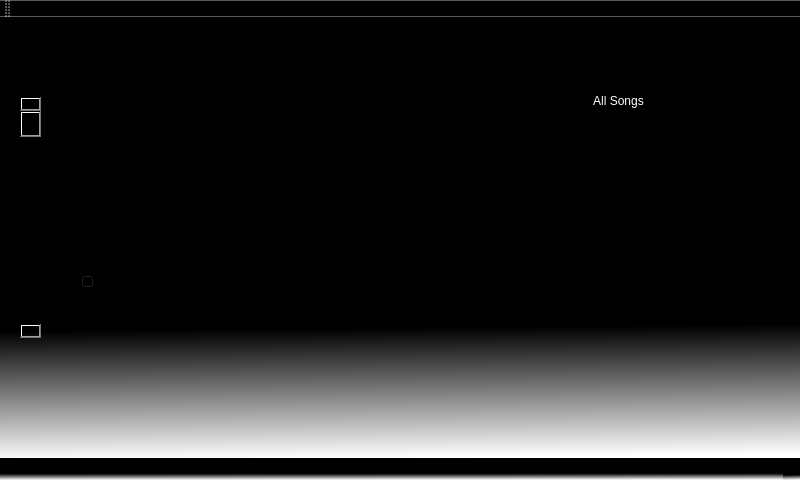
<?xml version="1.0" encoding="UTF-8"?>
<ui version="4.0">
 <class>MainWindow</class>
 <widget class="QMainWindow" name="MainWindow">
  <property name="geometry">
   <rect>
    <x>0</x>
    <y>0</y>
    <width>800</width>
    <height>480</height>
   </rect>
  </property>
  <property name="windowTitle">
   <string>MainWindow</string>
  </property>
  <property name="styleSheet">
   <string notr="true">font: 11pt &quot;Century Schoolbook L&quot;;
background-color: qlineargradient(spread:pad, x1:0.476, y1:0.704682, x2:0.481, y2:1, stop:0 rgba(0, 0, 0, 255), stop:1 rgba(255, 255, 255, 255));
</string>
  </property>
  <widget class="QWidget" name="centralWidget">
   <widget class="QFrame" name="Play_fixedframe">
    <property name="geometry">
     <rect>
      <x>10</x>
      <y>330</y>
      <width>751</width>
      <height>80</height>
     </rect>
    </property>
    <property name="styleSheet">
     <string notr="true">background : transparent;
border:none;
</string>
    </property>
    <property name="frameShape">
     <enum>QFrame::StyledPanel</enum>
    </property>
    <property name="frameShadow">
     <enum>QFrame::Raised</enum>
    </property>
    <widget class="QLabel" name="Playing_label">
     <property name="geometry">
      <rect>
       <x>340</x>
       <y>40</y>
       <width>301</width>
       <height>17</height>
      </rect>
     </property>
     <property name="styleSheet">
      <string notr="true">color : black;</string>
     </property>
     <property name="text">
      <string/>
     </property>
    </widget>
    <widget class="QPushButton" name="Switch_View">
     <property name="geometry">
      <rect>
       <x>650</x>
       <y>20</y>
       <width>42</width>
       <height>51</height>
      </rect>
     </property>
     <property name="styleSheet">
      <string notr="true">#Switch_View{
background-color:transparent;
background-image: url(:/img/switchview.png);
border:none;

}
#Switch_View:checked{

            background-image: url(:/img/switchviewoff.png);

}
#Switch_View:focus {
            border: none;
            outline: none;
    }
</string>
     </property>
     <property name="text">
      <string/>
     </property>
    </widget>
    <widget class="QPushButton" name="Next">
     <property name="geometry">
      <rect>
       <x>200</x>
       <y>20</y>
       <width>42</width>
       <height>51</height>
      </rect>
     </property>
     <property name="styleSheet">
      <string notr="true">border : none;
background-image: url(:/img/nextone.png);
outline : none;</string>
     </property>
     <property name="text">
      <string/>
     </property>
    </widget>
    <widget class="QPushButton" name="Play_toggle">
     <property name="geometry">
      <rect>
       <x>110</x>
       <y>20</y>
       <width>42</width>
       <height>51</height>
      </rect>
     </property>
     <property name="styleSheet">
      <string notr="true">#Play_toggle{
background-color:transparent;
border:none;
	background-image: url(:/img/play.png);
}
#Play_toggle:checked{
	background-image: url(:/img/pause.png);

}
    #Play_toggle:focus {
            border: none;
            outline: none;
    }
</string>
     </property>
     <property name="text">
      <string/>
     </property>
    </widget>
    <widget class="QPushButton" name="Previous">
     <property name="geometry">
      <rect>
       <x>20</x>
       <y>20</y>
       <width>42</width>
       <height>51</height>
      </rect>
     </property>
     <property name="styleSheet">
      <string notr="true">background-image: url(:/img/previousone.png);
border : none;
outline : none;
</string>
     </property>
     <property name="text">
      <string/>
     </property>
    </widget>
    <zorder>Next</zorder>
    <zorder>Play_toggle</zorder>
    <zorder>Previous</zorder>
    <zorder>Switch_View</zorder>
    <zorder>Playing_label</zorder>
   </widget>
   <widget class="QFrame" name="Volume_fixedframe">
    <property name="geometry">
     <rect>
      <x>10</x>
      <y>20</y>
      <width>41</width>
      <height>311</height>
     </rect>
    </property>
    <property name="styleSheet">
     <string notr="true">background :transparent;
border:none;
</string>
    </property>
    <property name="frameShape">
     <enum>QFrame::StyledPanel</enum>
    </property>
    <property name="frameShadow">
     <enum>QFrame::Raised</enum>
    </property>
    <widget class="QScrollBar" name="verticalScrollBar">
     <property name="geometry">
      <rect>
       <x>10</x>
       <y>60</y>
       <width>21</width>
       <height>241</height>
      </rect>
     </property>
     <property name="orientation">
      <enum>Qt::Vertical</enum>
     </property>
    </widget>
    <widget class="QLabel" name="Volume_label">
     <property name="geometry">
      <rect>
       <x>10</x>
       <y>10</y>
       <width>31</width>
       <height>17</height>
      </rect>
     </property>
     <property name="styleSheet">
      <string notr="true">color : white;
background :transparent;</string>
     </property>
     <property name="text">
      <string/>
     </property>
    </widget>
   </widget>
   <widget class="QFrame" name="Detailed_Viewframe">
    <property name="geometry">
     <rect>
      <x>50</x>
      <y>20</y>
      <width>711</width>
      <height>311</height>
     </rect>
    </property>
    <property name="styleSheet">
     <string notr="true">background :transparent;
border:none;
</string>
    </property>
    <property name="frameShape">
     <enum>QFrame::StyledPanel</enum>
    </property>
    <property name="frameShadow">
     <enum>QFrame::Raised</enum>
    </property>
    <widget class="QSlider" name="Seek_bar">
     <property name="geometry">
      <rect>
       <x>30</x>
       <y>230</y>
       <width>631</width>
       <height>29</height>
      </rect>
     </property>
     <property name="styleSheet">
      <string notr="true">background:transparent;</string>
     </property>
     <property name="orientation">
      <enum>Qt::Horizontal</enum>
     </property>
    </widget>
    <widget class="QPushButton" name="Favourite">
     <property name="geometry">
      <rect>
       <x>340</x>
       <y>140</y>
       <width>55</width>
       <height>55</height>
      </rect>
     </property>
     <property name="styleSheet">
      <string notr="true">
    #Favourite:focus {
            border: none;
            outline: none;
    }



</string>
     </property>
     <property name="text">
      <string/>
     </property>
    </widget>
    <widget class="QPushButton" name="Repeat">
     <property name="geometry">
      <rect>
       <x>80</x>
       <y>140</y>
       <width>55</width>
       <height>55</height>
      </rect>
     </property>
     <property name="styleSheet">
      <string notr="true">
    #Repeat:focus {
            border: none;
            outline: none;
    }

</string>
     </property>
     <property name="text">
      <string/>
     </property>
    </widget>
    <widget class="QPushButton" name="Shuffle">
     <property name="geometry">
      <rect>
       <x>590</x>
       <y>140</y>
       <width>55</width>
       <height>55</height>
      </rect>
     </property>
     <property name="styleSheet">
      <string notr="true">
   #Shuffle:focus {
            border: none;
            outline: none;
    }
</string>
     </property>
     <property name="text">
      <string/>
     </property>
    </widget>
    <widget class="QLabel" name="Meta_Data">
     <property name="geometry">
      <rect>
       <x>70</x>
       <y>50</y>
       <width>551</width>
       <height>81</height>
      </rect>
     </property>
     <property name="styleSheet">
      <string notr="true">color:white;
background : transparent;</string>
     </property>
     <property name="text">
      <string/>
     </property>
    </widget>
    <widget class="QLabel" name="Start_Time">
     <property name="geometry">
      <rect>
       <x>31</x>
       <y>271</y>
       <width>51</width>
       <height>17</height>
      </rect>
     </property>
     <property name="styleSheet">
      <string notr="true">color : white;
background : transparent;</string>
     </property>
     <property name="text">
      <string/>
     </property>
    </widget>
    <widget class="QLabel" name="numofsongs">
     <property name="geometry">
      <rect>
       <x>340</x>
       <y>270</y>
       <width>51</width>
       <height>17</height>
      </rect>
     </property>
     <property name="styleSheet">
      <string notr="true">color : white;
background : transparent;</string>
     </property>
     <property name="text">
      <string/>
     </property>
    </widget>
    <widget class="QLabel" name="End_Time">
     <property name="geometry">
      <rect>
       <x>615</x>
       <y>270</y>
       <width>41</width>
       <height>20</height>
      </rect>
     </property>
     <property name="styleSheet">
      <string notr="true">color : white;
background : transparent;</string>
     </property>
     <property name="text">
      <string/>
     </property>
    </widget>
    <zorder>Start_Time</zorder>
    <zorder>numofsongs</zorder>
    <zorder>End_Time</zorder>
    <zorder>Seek_bar</zorder>
    <zorder>Favourite</zorder>
    <zorder>Repeat</zorder>
    <zorder>Shuffle</zorder>
    <zorder>Meta_Data</zorder>
   </widget>
   <widget class="QFrame" name="HomeView_Frame">
    <property name="geometry">
     <rect>
      <x>520</x>
      <y>60</y>
      <width>711</width>
      <height>311</height>
     </rect>
    </property>
    <property name="styleSheet">
     <string notr="true">background :transparent;
border:none;
</string>
    </property>
    <property name="frameShape">
     <enum>QFrame::StyledPanel</enum>
    </property>
    <property name="frameShadow">
     <enum>QFrame::Raised</enum>
    </property>
    <widget class="QPushButton" name="AllSongs">
     <property name="geometry">
      <rect>
       <x>50</x>
       <y>10</y>
       <width>97</width>
       <height>27</height>
      </rect>
     </property>
     <property name="styleSheet">
      <string notr="true">#AllSongs{
color:white;
}</string>
     </property>
     <property name="text">
      <string>All Songs</string>
     </property>
    </widget>
    <widget class="QPushButton" name="Albums">
     <property name="geometry">
      <rect>
       <x>190</x>
       <y>10</y>
       <width>97</width>
       <height>27</height>
      </rect>
     </property>
     <property name="styleSheet">
      <string notr="true">#Albums{
color:white;
focus {
            border: none;
            outline: none;
}
}</string>
     </property>
     <property name="text">
      <string>Albums</string>
     </property>
    </widget>
    <widget class="QPushButton" name="Artists">
     <property name="geometry">
      <rect>
       <x>340</x>
       <y>10</y>
       <width>97</width>
       <height>27</height>
      </rect>
     </property>
     <property name="styleSheet">
      <string notr="true">#Artists{
color:white;
}</string>
     </property>
     <property name="text">
      <string>Artists</string>
     </property>
    </widget>
    <widget class="QPushButton" name="Favourites">
     <property name="geometry">
      <rect>
       <x>490</x>
       <y>10</y>
       <width>97</width>
       <height>27</height>
      </rect>
     </property>
     <property name="text">
      <string>Favourites</string>
     </property>
    </widget>
    <widget class="QListWidget" name="Album_Artist_Widget">
     <property name="geometry">
      <rect>
       <x>30</x>
       <y>60</y>
       <width>641</width>
       <height>231</height>
      </rect>
     </property>
     <property name="styleSheet">
      <string notr="true">#Album_Artist_Widget::item{


color:white;
background :transparent;
}</string>
     </property>
    </widget>
    <widget class="QListWidget" name="Songs_Widget">
     <property name="geometry">
      <rect>
       <x>30</x>
       <y>60</y>
       <width>641</width>
       <height>231</height>
      </rect>
     </property>
     <property name="styleSheet">
      <string notr="true">
#Songs_Widget::item{

color:white;
background :transparent;
}
#Songs_Widget::item::selected{

color:orange;

}</string>
     </property>
    </widget>
   </widget>
   <zorder>Play_fixedframe</zorder>
   <zorder>Volume_fixedframe</zorder>
   <zorder>HomeView_Frame</zorder>
   <zorder>Detailed_Viewframe</zorder>
  </widget>
  <widget class="QMenuBar" name="menuBar">
   <property name="geometry">
    <rect>
     <x>0</x>
     <y>0</y>
     <width>800</width>
     <height>28</height>
    </rect>
   </property>
  </widget>
  <widget class="QToolBar" name="mainToolBar">
   <attribute name="toolBarArea">
    <enum>TopToolBarArea</enum>
   </attribute>
   <attribute name="toolBarBreak">
    <bool>false</bool>
   </attribute>
  </widget>
  <widget class="QStatusBar" name="statusBar"/>
 </widget>
 <layoutdefault spacing="6" margin="11"/>
 <resources/>
 <connections/>
</ui>
